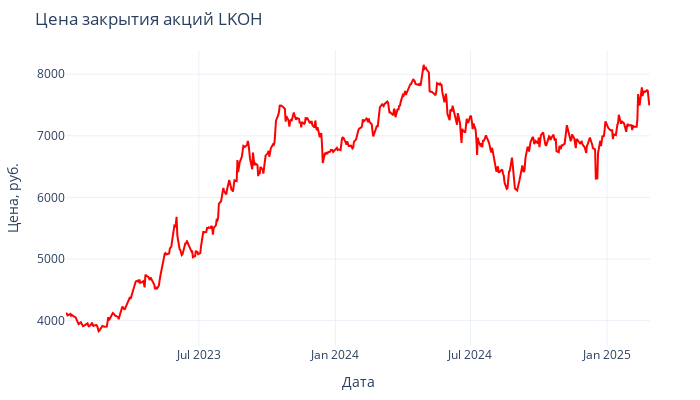

The code cell stored with this chart in its notebook:
### Code cell
fig = px.line(
    lkoh_data, 
    x=lkoh_data.begin, 
    y="close", 
    title="Цена закрытия акций LKOH",
    color_discrete_sequence=['red']  # Изменение цвета линии на зеленый
)

fig.update_layout(
    xaxis_title="Дата",
    yaxis_title="Цена, руб.",
    template="plotly_white",
    hovermode="x unified",
    width=700,  # Уменьшаем ширину графика
    height=400,  # Уменьшаем высоту графика
    margin=dict(l=50, r=50, t=50, b=50)  # Уменьшаем отступы
)

fig.show()

### Figure 1 — Plotly figure (JSON) as saved in the notebook; plotly's stock layout.template omitted (floating-point values rounded to 4 significant figures; data arrays with more than 128 entries replaced by an {"elided": "..."} marker saying what was removed)
{"data": [{"hovertemplate": "begin=%{x}<br>close=%{y}<extra></extra>", "legendgroup": "", "line": {"color": "red", "dash": "solid"}, "marker": {"symbol": "circle"}, "mode": "lines", "name": "", "orientation": "v", "showlegend": false, "type": "scatter", "x": {"elided": "550 str values"}, "xaxis": "x", "y": {"elided": "550 float values"}, "yaxis": "y"}], "layout": {"height": 400, "hovermode": "x unified", "legend": {"tracegroupgap": 0}, "margin": {"b": 50, "l": 50, "r": 50, "t": 50}, "title": {"text": "Цена закрытия акций LKOH"}, "width": 700, "xaxis": {"anchor": "y", "domain": [0, 1], "title": {"text": "Дата"}}, "yaxis": {"anchor": "x", "domain": [0, 1], "title": {"text": "Цена, руб."}}}}
